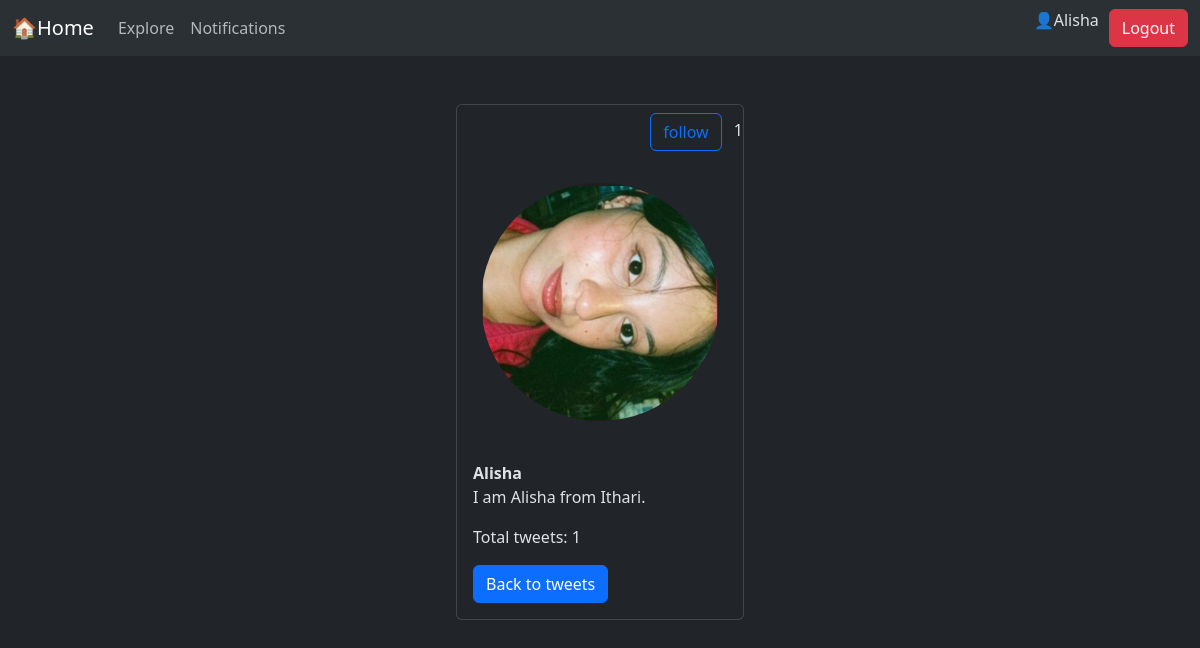
The app's page /tweet/profile/Alisha/ (signed in) with its own data.
### tweet/models.py (models this page shows, shortened)
class Profile(models.Model):
    user= models.OneToOneField(User,on_delete=models.CASCADE)
    bio=models.TextField(max_length=200, blank=True)
    profile_picture=models.ImageField(upload_to='profile_pics/',blank=True,null=True)

### tweet/views.py (the view)
# urls.py: path('profile/<str:username>/', views.profile_view, name='profile_view'),
def profile_view(request, username):
    target_user=get_object_or_404( User, username=username)
    profile=get_object_or_404(Profile,user=target_user)
    tweet_count=Tweet.objects.filter(user=target_user).count()
    if request.user.is_authenticated:
        if target_user.followers.filter(follower=request.user).exists():
            target_user.is_followed=True
        else:
            target_user.is_followed=False
    return render(request,'profile_view.html',{'user':request.user,'target_user':target_user, 'profile':profile,'bio':profile.bio,'tweet_count':tweet_count})

### tweet/templates/profile_view.html (shortened to what this page needs)
{% extends "base.html" %}
{% block content %}
<div class="d-flex justify-content-center mt-5">
<div class="card" style="width: 18rem;">
  <div class="d-flex justify-content-end">
     <form action="{% url 'follow_user' target_user.id %}" method="POST">
          <button {% if target_user.is_followed %}
          class='btn btn-primary m-2' type='submit'
          {% else %}
          class='btn btn-outline-primary m-2' type='submit'
          {% endif %}>
            {% if target_user.is_followed %}
              following
            {% else %}
              follow
            {% endif %}
        </button>
        {{target_user.followers.count}}
      </form>
      </div>
    <img src="{{profile.profile_picture.url}}" class="card-img-top rounded-circle p-4" alt="...">
    <div class="card-body">
      <strong>{{target_user.username}}</strong>
      <p class="card-text">{{profile.bio}}</p>
      <p class="card-text">Total tweets: {{tweet_count}}</p>
      <a href="{% url 'tweet_list' %}" class="btn btn-primary">Back to tweets</a>
    </div>
  </div>
</div>
{% endblock  %}

### templates/base.html (shortened to what this page needs)
{% load static %}
<!DOCTYPE html>
<html lang="en" data-bs-theme="dark">
<head>
    <link href="https://cdn.jsdelivr.net/npm/bootstrap@5.3.8/dist/css/bootstrap.min.css"
        rel="stylesheet"
>
</head>
<body>
    <nav class="navbar navbar-expand-lg bg-body-tertiary">
  <div class="container-fluid">
    <a class="navbar-brand" href="{% url 'tweet_list' %}">🏠Home</a>
    <div class="collapse navbar-collapse" id="navbarSupportedContent">
      <ul class="navbar-nav me-auto mb-2 mb-lg-0">
        <li class="nav-item">
          <a class="nav-link" href="#">Explore</a>
        </li>
        <li class="nav-item">
          <a class="nav-link" href="#">
            Notifications
          </a>
        </li>
      </ul>
       {% if user.is_authenticated %}
        <p>👤{{user.username}}</p>
        <form action="{% url 'logout' %}" method="post">
        <button class="btn btn-danger" type="submit" style="margin-left: 10px;">Logout</button>
      </form>
      {% else %}
      <a href="{% url 'register' %}" class="btn btn-success" style="margin-left: 10px;">Register</a>
      <a href="{% url 'login' %}" class="btn btn-primary" style="margin-left: 10px;">Login</a>
      {% endif %}
    </div>
  </div>
</nav>
  <div class="container">
        {% block content %}{% endblock %}
    </div>
</body>
</html>

### records on screen
Profile: profile_picture (picture), bio "I am Alisha from Ithari."

### other values on screen
{{ user.username }} "Alisha"
{{ target_user.followers.count }} "1"
{{ target_user.username }} "Alisha"
{{ tweet_count }} "1"
